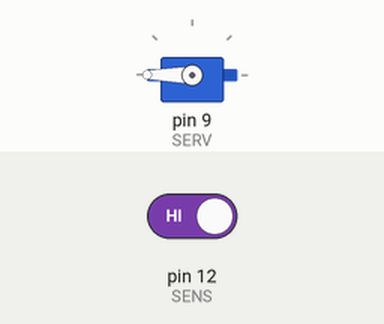
This sketch was run on a simulated Arduino Uno, built with avr-gcc and run on an emulated ATmega328P. On the bench: servo. The inputs (shaded band) are chosen by the test bench; at power-on: pin 12 (SENS) HIGH.

Above: at 1.2 s.
1.3 s: pin 12 (SENS) driven LOW
At 1.45 s:
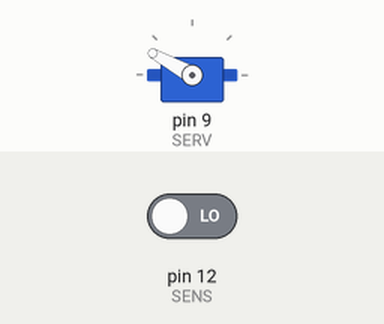
4.3 s: pin 12 (SENS) driven HIGH
At 4.65 s:
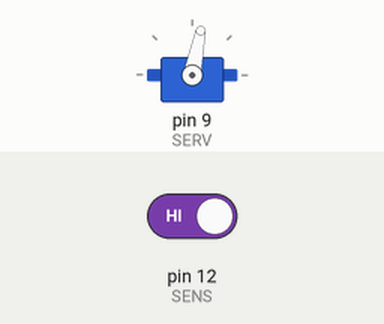
Timing chart, 0 to 7.3 s (numbered marks = the images above; inputs shaded):
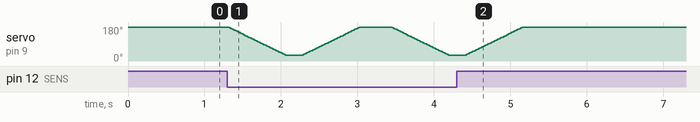

The sketch:

aleksander.ino
```cpp
#include <Servo.h>

#define SERV 9
#define SENS 12

Servo Sprayer;

int pos = 180;

void setup() {
  Sprayer.attach(SERV);
  Sprayer.write(pos);
  pinMode(SENS,INPUT);
}

void loop() {
  if (digitalRead(SENS) == LOW) {
    squeeze();
    delay(200);
    relax();
    delay(400);
  }
}

void squeeze() {
  for (pos = 180; pos >= 30; pos -= 1) {
    Sprayer.write(pos);
    delay(5);
  }
}

void relax() {
  for (pos = 30; pos <= 180; pos += 1) {
    Sprayer.write(pos);
    delay(5);
  }
}
```

Measured:
- after the input at 4.3 s, servo on pin 9 (SERV): goes on until 5.2 s, then stays 180°
